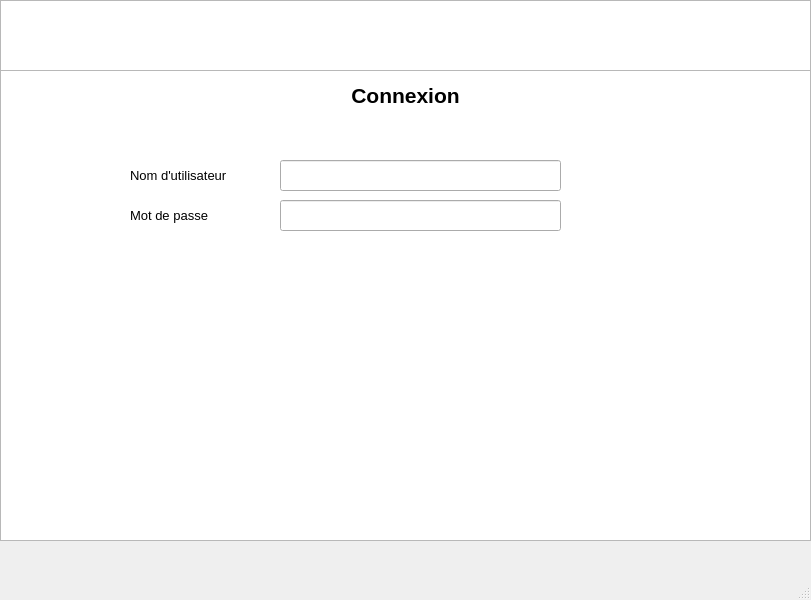
<?xml version="1.0" encoding="UTF-8"?>
<ui version="4.0">
 <class>MainWindow</class>
 <widget class="QMainWindow" name="MainWindow">
  <property name="geometry">
   <rect>
    <x>0</x>
    <y>0</y>
    <width>811</width>
    <height>600</height>
   </rect>
  </property>
  <property name="windowTitle">
   <string>MainWindow</string>
  </property>
  <widget class="QWidget" name="centralwidget">
   <widget class="QGraphicsView" name="background">
    <property name="geometry">
     <rect>
      <x>0</x>
      <y>0</y>
      <width>811</width>
      <height>541</height>
     </rect>
    </property>
    <property name="styleSheet">
     <string notr="true">background {
rgb(40, 32, 32)
}</string>
    </property>
   </widget>
   <widget class="QLineEdit" name="lineEdit">
    <property name="geometry">
     <rect>
      <x>280</x>
      <y>160</y>
      <width>281</width>
      <height>31</height>
     </rect>
    </property>
   </widget>
   <widget class="QLabel" name="titre">
    <property name="geometry">
     <rect>
      <x>0</x>
      <y>80</y>
      <width>811</width>
      <height>31</height>
     </rect>
    </property>
    <property name="text">
     <string>&lt;html&gt;&lt;head/&gt;&lt;body&gt;&lt;p align=&quot;center&quot;&gt;&lt;span style=&quot; font-size:16pt; font-weight:600;&quot;&gt;Connexion&lt;/span&gt;&lt;/p&gt;&lt;/body&gt;&lt;/html&gt;</string>
    </property>
   </widget>
   <widget class="QLabel" name="username">
    <property name="geometry">
     <rect>
      <x>130</x>
      <y>160</y>
      <width>141</width>
      <height>31</height>
     </rect>
    </property>
    <property name="text">
     <string>&lt;html&gt;&lt;head/&gt;&lt;body&gt;&lt;p&gt;&lt;span style=&quot; font-size:10pt;&quot;&gt;Nom d'utilisateur&lt;/span&gt;&lt;/p&gt;&lt;/body&gt;&lt;/html&gt;</string>
    </property>
   </widget>
   <widget class="QLabel" name="username_2">
    <property name="geometry">
     <rect>
      <x>130</x>
      <y>200</y>
      <width>141</width>
      <height>31</height>
     </rect>
    </property>
    <property name="text">
     <string>&lt;html&gt;&lt;head/&gt;&lt;body&gt;&lt;p&gt;&lt;span style=&quot; font-size:10pt;&quot;&gt;Mot de passe&lt;/span&gt;&lt;/p&gt;&lt;/body&gt;&lt;/html&gt;</string>
    </property>
   </widget>
   <widget class="QLineEdit" name="lineEdit_2">
    <property name="geometry">
     <rect>
      <x>280</x>
      <y>200</y>
      <width>281</width>
      <height>31</height>
     </rect>
    </property>
   </widget>
   <widget class="QGraphicsView" name="topbar">
    <property name="geometry">
     <rect>
      <x>0</x>
      <y>0</y>
      <width>811</width>
      <height>71</height>
     </rect>
    </property>
    <property name="styleSheet">
     <string notr="true">topbar {►
rgb(30, 22, 22)
}</string>
    </property>
   </widget>
  </widget>
  <widget class="QMenuBar" name="menubar">
   <property name="geometry">
    <rect>
     <x>0</x>
     <y>0</y>
     <width>811</width>
     <height>26</height>
    </rect>
   </property>
  </widget>
  <widget class="QStatusBar" name="statusbar"/>
 </widget>
 <resources/>
 <connections/>
</ui>
